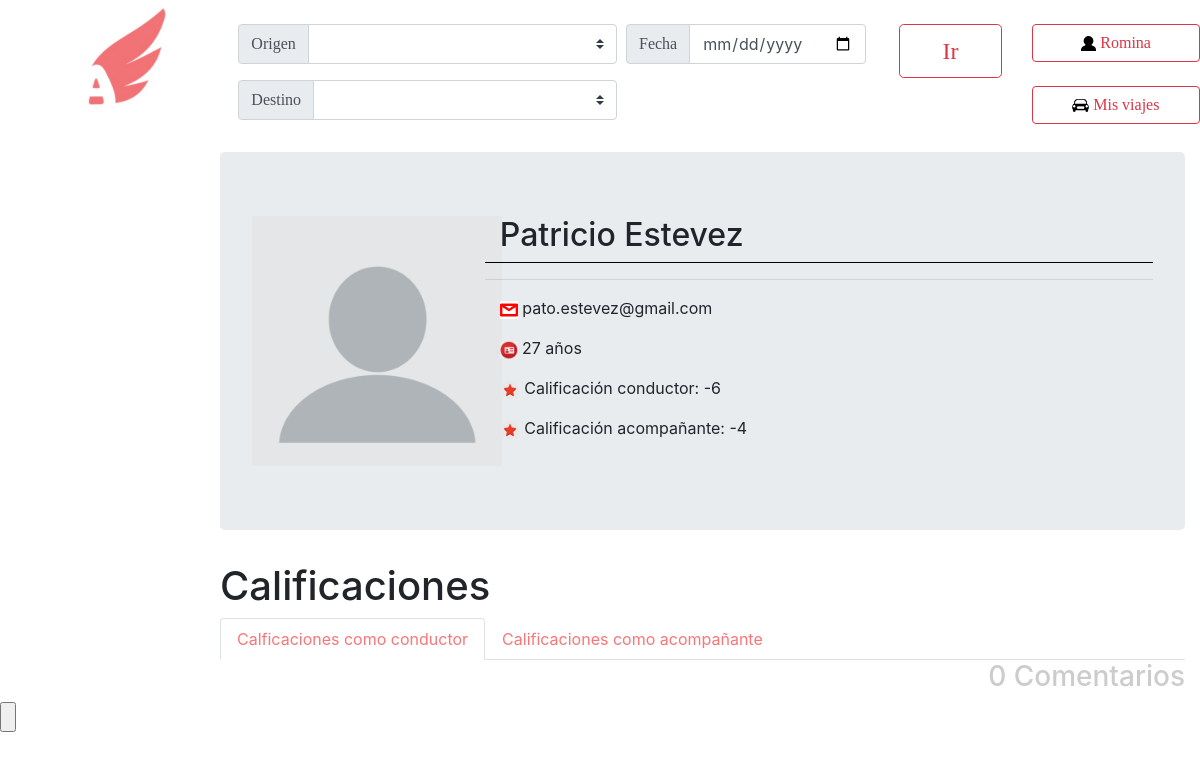
Page /verPerfil.php?id=100 (signed in) on the committed database.
### tables this page shows
CREATE TABLE IF NOT EXISTS `usuarios` (
  `nombre` varchar(50) NOT NULL,
  `apellido` varchar(50) NOT NULL,
  `email` varchar(50) NOT NULL,
  `clave` varchar(50) NOT NULL,
  `fecha` date NOT NULL,
  `foto` longblob,
  `token` varchar(100) NOT NULL,
  `ID` int(11) NOT NULL AUTO_INCREMENT,
  `borrado` tinyint(1) NOT NULL DEFAULT '0',
  `penalizacion` int(20) NOT NULL DEFAULT '0',
  `penalizacion_acom` int(20) NOT NULL DEFAULT '0',
  `deuda` float NOT NULL DEFAULT '0',
  PRIMARY KEY (`ID`)
);

### funciones.php (called while the page is built, shortened)
<?php
	function calcularEdad($miCumpleanos){
		$cumpleanos = new DateTime($miCumpleanos);
                $hoy = new DateTime();
   	 	$annos = $hoy->diff($cumpleanos);
                return $annos->y;
	}
?>

### verPerfil.php (the view, shortened to what this page needs)
<html lang="en">
  <head>
    <link rel="stylesheet" href="css/bootstrap.min.css">
    <link rel="stylesheet" href="css/comentarios.css">
  </head>
  <body>
      <?php
            require 'funciones.php';
            $link=conectarABase();
            $id = $_GET['id'];
            $resultado = mysqli_query($link, "SELECT * FROM usuarios where ID='$id'");
            $row = $resultado->fetch_array(MYSQLI_ASSOC);
            $puntos=0;
            $puntos = $puntos - $row['penalizacion'];
            $puntosA=0;
            $puntosA = $puntosA - $row['penalizacion_acom'];
            $calificaciones = mysqli_query($link,"SELECT * FROM calificaciones where IDdestino=$id and calificacion!=0 and aConductor=1 ORDER BY fecha desc");
  	?>
        <header>
            <nav>
         <ul>
                    <div class="row" position="fixed">
                        <div class="col-2">
                                <a href="PaginaPrincipal.php">
                                <img href="PaginaPrincipal.php" src="Logo.jpg" alt="Imagen no disponible"  class="rounded mx-auto d-block" height="120x120">
                                </a>
                        </div>
                        <div class="col-8">
                            <div class="row" position="fixed">
                                <div class="col-10">
                                    <br>
                                    <form action="PaginaPrincipal.php" method="POST" accept-charset="utf-8">
                                      <div class="input-group">
                                        <div style="width:60%" class="input-group input-group-prepend mb-3">
                                            <div class="input-group-prepend">
                                                <span  class="input-group-text" id="basic-addon1"><font size="3" face="Univers-Light-Normal">Origen</font></span>
                                            </div>
                                            <select style="height: 40px" class="custom-select" placeholder='vehiculo' name='IDOrigen' id="inputGroupSelect01">
                                                    <option value="" selected></option>
                                                    <?php $citys=mysqli_query($link,"SELECT * FROM ciudades ORDER BY nombre");while($fila3 = $citys->fetch_array(MYSQL_NUM)){?>
                                                    <option value="<?php echo $fila3[1]?>"><?php echo $fila3[0] ?></option>
                                                    <?php }?>
                                            </select>
                                        </div>
                                        <div style="width:38%;margin-left:10px" class="input-group input-group-prepend mb-3">
                                            <div class="input-group-prepend">
                                                <span  class="input-group-text" id="basic-addon1"><font size="3" face="Univers-Light-Normal">Fecha</font></span>
                                            </div>
                                          <input  type="date" face="Univers-Light-Normal" name="fecha" class="form-control" aria-label="La Plata" aria-describedby="basic-addon1">
                                        </div>
                                      </div>
                                      <div style="width:60%" class="input-group input-group-prepend mb-3">
                                          <div class="input-group-prepend">
                                              <span class="input-group-text" id="basic-addon1"><font size="3" face="Univers-Light-Normal">Destino</font></span>
                                          </div>
                                            <select style="height: 40px" class="custom-select" placeholder='vehiculo' name='IDDestino' id="inputGroupSelect02">
                                                    <option value="" selected></option>
                                                    <?php $citys=mysqli_query($link,"SELECT * FROM ciudades ORDER BY nombre");while($fila3 = $citys->fetch_array(MYSQL_NUM)){?>
                                                    <option value="<?php echo $fila3[1]?>"><?php echo $fila3[0] ?></option>
                                                    <?php }?>
                                            </select>
                                          </div>
                                </div>
                                <div class="col-2">
                                    <br>
                                    <button type="submit" name="apreto_ir" href="" class="btn btn-outline-danger btn-lg btn-block btn-lg"><font size="5" face="Univers-Light-Normal">Ir</font></button><br>
                                </div>
                            </div>
                        </div>
                        <div class="col-2">
                            <br>
                            <a href="MiCuenta.php" class="btn btn-outline-danger btn-block"><img src="Imagenes/Usuario.png" height="15x15"><font size="3" face="Univers-Light-Normal">     <?php echo $_SESSION['nombre']; ?></font></a><br>
                            <a href="MisViajes.php" class="btn btn-outline-danger btn-block"><img src="Imagenes/MisViajes.png" height="17x17"><font size="3" face="Univers-Light-Normal">     Mis viajes</font></a>
                        </div>
                    </div>
                 </ul>
            </nav>
        </header>
		<div class="row" position="fixed">
			<div class="col-2">
			</div>
			<div class="col-10">
                              <div class="container-fluid">
                                      <div class="jumbotron">
                                        <div class="row">
                                            <div class="col-md-4 col-xs-12 col-sm-4 col-lg-3">
                                                <img src="Imagenes/profile.png" height="250">
                                            </div>
                                            <div class="col-md-8 col-xs-12 col-sm-8 col-lg-9">
                                                <div class="container" style="border-bottom:1px solid black">
                                                  <h2><?php echo $row['nombre'] . " " . $row['apellido'] ;?></h2>
                                                </div>
                                                  <hr>
                                                <ul class="container details">
                                                  <p><img height="18" src="Imagenes/email.png"><?php echo " " . $row['email']; ?></p>
                                                  <p><img height="18" src="Imagenes/Edad.png"><?php echo " " . calcularEdad($row['fecha']) . " años"; ?></p>
                                                  <p><img height="20" src="Imagenes/calificacion.png"> Calificación conductor: <?php echo $puntos ?></p>
                                                  <p><img height="20" src="Imagenes/calificacion.png"> Calificación acompañante: <?php echo $puntosA ?></p>
                                                </ul>
                                            </div>
                                        </div>
                                      </div>
                              </div>
                         <div class="container-fluid" >
                             <h1>Calificaciones</h1>
                             <nav>
                                <div class="nav nav-tabs" id="nav-tab" role="tablist">
                                    <a class="nav-item nav-link active" id="nav-home-tab" data-toggle="tab" href="#nav-home" role="tab" aria-controls="nav-home" aria-selected="true"><font color="#f87678">Calficaciones como conductor</font></a>
                                  <a class="nav-item nav-link" id="nav-profile-tab" data-toggle="tab" href="#nav-profile" role="tab" aria-controls="nav-profile" aria-selected="false"><font color="#f87678">Calificaciones como acompañante</font></a>
                                </div>
                              </nav>
                              <div class="tab-content" id="nav-tabContent">
                                <div class="tab-pane fade show active" id="nav-home" role="tabpanel" aria-labelledby="nav-home-tab">
                                <h3 align="right" style="color: #cccccc"><?php echo mysqli_num_rows($calificaciones);?> Comentarios</h3>
                             <?php while ($cal = $calificaciones ->fetch_array(MYSQLI_NUM)) {
                                $usuariocalif = mysqli_query($link, "SELECT nombre,apellido,ID,borrado FROM calificaciones,usuarios where IDcalif=$cal[5] AND IDorigen=ID");
                                $usu = $usuariocalif -> fetch_array(MYSQLI_NUM);
                             ?>
                             <div class="container-fluid">
                                 <div class="row">
                                     <div class="col-1">
                                         <img height="70x70" src="Imagenes/<?php if($cal[4]==1){echo "like.png";}else{ echo "unlinke.png";} ?>">
                                     </div>
                                     <div class="col-7">
                                         <div><span style="float:right"><span style="font-weight:bold"> <?php $fc = new DateTime($cal[8]); echo $fc->format('d-m-Y H:i:s')?></span></span>
                                            <?php if(!$usu[3]){ ?>
                                                <a style="font-weight: bold"  href="verPerfil.php?id=<?php echo $usu[2];?>"><?php echo $usu[0] . " " . $usu[1]; ?></a>
                                              <?php } else{ ?> <strong> <?php echo $usu[0] . " " . $usu[1]; ?> </strong> <?php }?>
                                        </div>
                                         <p style="margin-left: 10px"><?php echo $cal[2]; ?></p>
                                     </div>
                                     <div class="col-4">
                                     </div>
                                 </div>
                             </div><hr style="height:3px; color:#999999" />
                             <?PHP }?></div>
                             </div>
                         </div>
			</div>
                    </div>
        	<input type="submit" value="" />
    	</body>
    </html>

### rows in the picture
usuarios: nombre "Patricio", apellido "Estevez", email "pato.estevez@gmail.com", fecha "27"

### other values in the picture
$_SESSION['nombre'] "Romina"
$puntos "-6"
$puntosA "-4"
mysqli_num_rows($calificaciones) "0"
